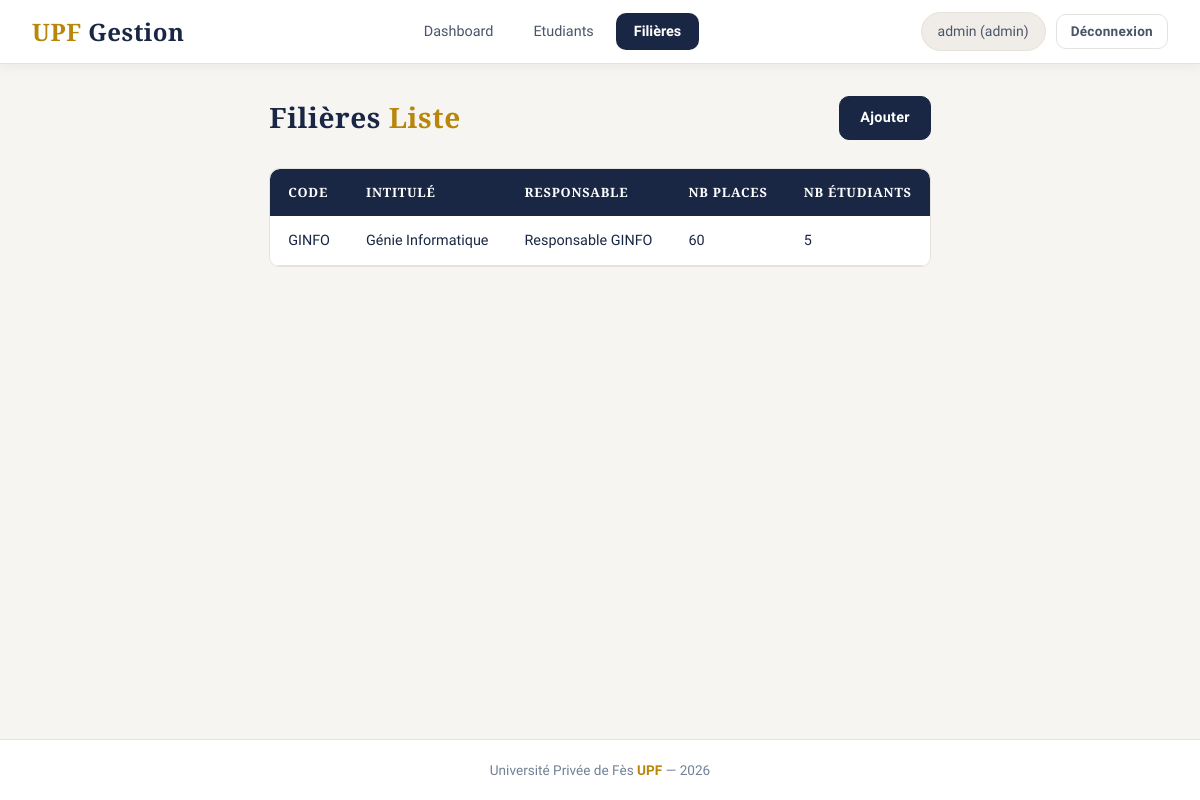
The page /index.php?ctrl=filiere&action=liste (signed in) on the database its author committed.
### tables this page shows
CREATE TABLE filieres (
    CodeF       VARCHAR(10)  NOT NULL,
    IntituleF   VARCHAR(100) NOT NULL,
    responsable VARCHAR(100) DEFAULT NULL,
    nbPlaces    INT          DEFAULT NULL,
    created_at  DATETIME     NOT NULL,
    PRIMARY KEY (CodeF)
);

### controllers/FiliereController.php (called while the page is built, shortened)
<?php
require_once __DIR__ . '/../models/FiliereModel.php';
final class FiliereController
{
    private FiliereModel $filieres;
    public function __construct()
    {
        $this->filieres = new FiliereModel();
    }
    public function liste(): void
    {
        $filieres = $this->filieres->findAll();
        require __DIR__ . '/../views/admin/filieres/liste.php';
    }
}

### index.php (called while the page is built, shortened)
<?php
$ctrl = isset($_GET['ctrl']) ? (string)$_GET['ctrl'] : 'auth';
$action = isset($_GET['action']) ? (string)$_GET['action'] : 'login';
$controller = null;
switch ($ctrl) {
    case 'filiere':
        require_once __DIR__ . '/controllers/FiliereController.php';
        $controller = new FiliereController();
        break;
}
$controller->$action();

### models/Database.php (called while the page is built, shortened)
<?php
final class Database
{
    private static ?self $instance = null;
    private PDO $pdo;
    private function __construct()
    {
        $dsn = 'mysql:host=' . DB_HOST . ';dbname=' . DB_NAME . ';charset=utf8mb4';
        try {
            $this->pdo = new PDO($dsn, DB_USER, DB_PASS, [
                PDO::ATTR_ERRMODE => PDO::ERRMODE_EXCEPTION,
                PDO::ATTR_DEFAULT_FETCH_MODE => PDO::FETCH_ASSOC,
            ]);
        } catch (PDOException $e) {
            die('Erreur de connexion BDD : ' . htmlspecialchars($e->getMessage(), ENT_QUOTES, 'UTF-8'));
        }
    }
    public static function getInstance(): self
    {
        if (self::$instance === null) {
            self::$instance = new self();
        }
        return self::$instance;
    }
    public function getPDO(): PDO
    {
        return $this->pdo;
    }
}

### models/FiliereModel.php (called while the page is built, shortened)
<?php
require_once __DIR__ . '/Database.php';
final class FiliereModel
{
    private PDO $pdo;
    public function __construct()
    {
        $this->pdo = Database::getInstance()->getPDO();
    }
    public function findAll(): array
    {
        $sql = "
            SELECT
                f.CodeF,
                f.IntituleF,
                f.responsable,
                f.nbPlaces,
                COUNT(e.Code) AS NbEtudiants
            FROM filieres f
            LEFT JOIN etudiants e ON e.Filiere = f.CodeF
            GROUP BY f.CodeF, f.IntituleF, f.responsable, f.nbPlaces
            ORDER BY f.IntituleF
        ";
        return $this->pdo->query($sql)->fetchAll();
    }
}

### views/admin/filieres/liste.php (the view, shortened to what this page needs)
<?php
require __DIR__ . '/../../layout/header.php';
?>
<div class="page-header">
    <div><h1>Filières <span>Liste</span></h1></div>
    <div><a class="btn btn-primary" href="index.php?ctrl=filiere&action=ajouter">Ajouter</a></div>
</div>
<div class="table-container">
    <table>
        <thead>
        <tr>
            <th>Code</th>
            <th>Intitulé</th>
            <th>Responsable</th>
            <th>Nb places</th>
            <th>Nb étudiants</th>
        </tr>
        </thead>
        <tbody>
        <?php foreach ($filieres as $f): ?>
            <tr>
                <td><?= e((string)$f['CodeF']) ?></td>
                <td><?= e((string)$f['IntituleF']) ?></td>
                <td><?= e((string)($f['responsable'] ?? '')) ?></td>
                <td><?= e((string)($f['nbPlaces'] ?? '')) ?></td>
                <td><?= e((string)($f['NbEtudiants'] ?? 0)) ?></td>
            </tr>
        <?php endforeach; ?>
        </tbody>
    </table>
</div>
<?php require __DIR__ . '/../../layout/footer.php'; ?>

### assets/style.css (style rules this page uses)
:root { --navy: #1a2744; --navy-light: #2c3e5a; --navy-soft: #3d5170; --gold: #b8860b; --gold-soft: #c9a227; --gold-pale: #e8d5a3; --bg-page: #f7f5f2; --bg-card: #ffffff; --bg-input: #fafaf9; --cream: #f0ede8; --border: #e5e2dd; --border-focus:#1a2744; --text: #1a2744; --text-soft: #4a5568; --text-muted: #718096; --green: #2d6a4f; --green-soft: #40916c; --red: #9d0208; --red-soft: #c1121f; --orange: #bc6c25; --orange-soft:#dda15e; --info: #0d5c63; --rose: #9d4edd; --radius: 10px; --radius-lg: 14px; --shadow: 0 2px 12px rgba(26, 39, 68, 0.06); --shadow-hover: 0 8px 28px rgba(26, 39, 68, 0.12); --ease: cubic-bezier(0.4, 0, 0.2, 1); }
*, *::before, *::after { margin: 0; padding: 0; box-sizing: border-box; }
html { scroll-behavior: smooth; }
body { font-family: 'Source Sans 3', system-ui, sans-serif; background-color: var(--bg-page); color: var(--text); min-height: 100vh; display: flex; flex-direction: column; font-size: 15px; line-height: 1.5; }
a { text-decoration: none; color: var(--navy); transition: color 0.2s var(--ease); }
.table-container { overflow-x: auto; border-radius: var(--radius); border: 1px solid var(--border); }
table { width: 100%; border-collapse: collapse; font-size: 0.9rem; }
table th { background: var(--navy); color: #fff; padding: 14px 18px; text-align: left; font-family: 'Cormorant Garamond', Georgia, serif; font-weight: 600; font-size: 0.8rem; text-transform: uppercase; letter-spacing: 0.06em; }
table th:first-child { border-radius: var(--radius) 0 0 0; }
table th:last-child { border-radius: 0 var(--radius) 0 0; }
table td { padding: 14px 18px; border-bottom: 1px solid var(--border); vertical-align: middle; color: var(--text); background: var(--bg-card); transition: background 0.2s var(--ease); }
table tr { animation: none; }
.btn { display: inline-flex; align-items: center; justify-content: center; gap: 8px; padding: 10px 20px; border: 1px solid transparent; border-radius: var(--radius); cursor: pointer; font-family: 'Source Sans 3', sans-serif; font-size: 0.9rem; font-weight: 600; letter-spacing: 0.02em; transition: all 0.2s var(--ease); text-decoration: none; white-space: nowrap; }
.btn::before { display: none; }
.btn-primary { background: var(--navy); color: #fff; border-color: var(--navy); }
.page-header { display: flex; align-items: center; justify-content: space-between; margin-bottom: 28px; flex-wrap: wrap; gap: 12px; }
.page-header h1 { font-family: 'Cormorant Garamond', Georgia, serif; font-size: 1.75rem; font-weight: 700; color: var(--navy); letter-spacing: 0.02em; line-height: 1.2; }
.page-header h1::before { display: none; }
.page-header h1 span { color: var(--gold); }

### rows shown on the page
filieres: CodeF "GINFO", IntituleF "Génie Informatique", responsable "Responsable GINFO", nbPlaces "60", NbEtudiants "5"

### other values the page prints
$login "admin"
$role "admin"
